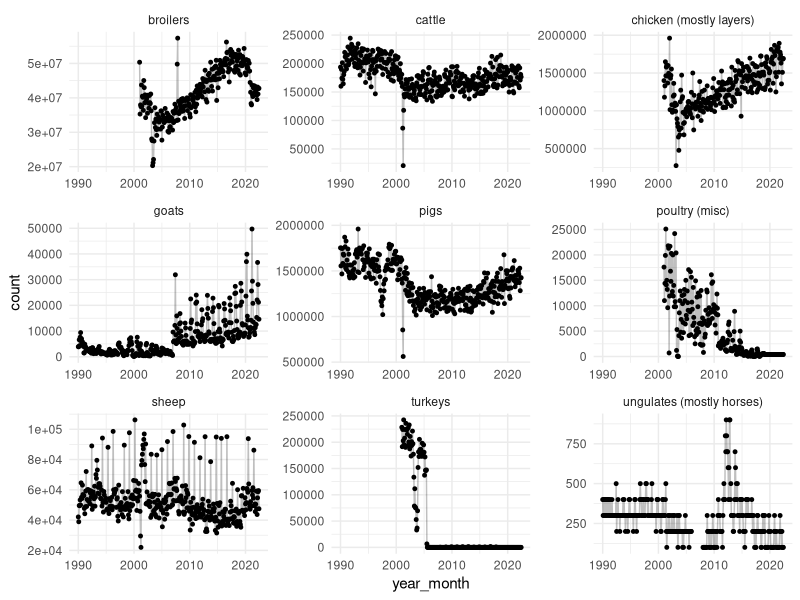
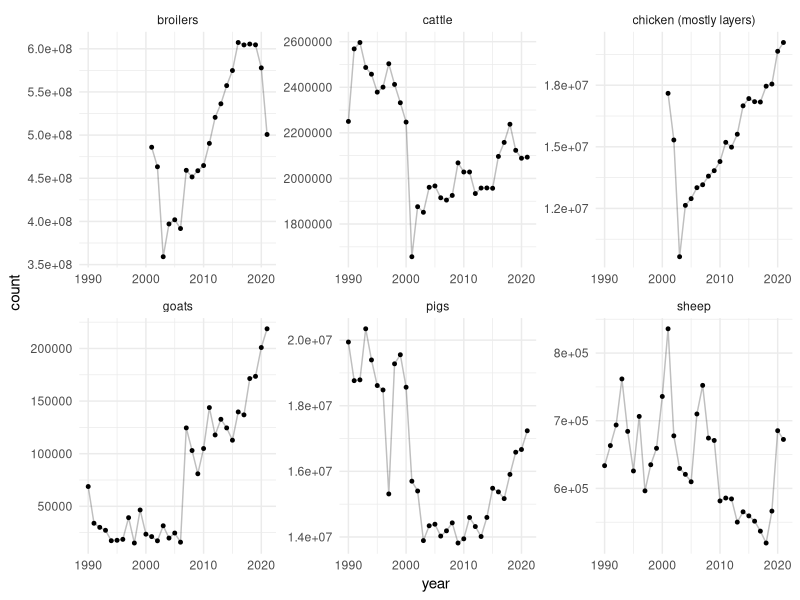

The R source for these figures, in order:
## ---- chunk 1
#| label: setup
#| message: false

# Load packages
library(tidyverse)

# Load data
data <- read_csv2("meat-production-netherlands.csv")

# Set default ggplot
theme_set(theme_minimal())
## ---- chunk 2
#| label: data-inspection
#| tbl-cap: First 6 rows of the data.
head(data)
## ---- chunk 3
#| label: rename-columns
data <- data %>%
  rename(
    animal = Slachtdieren,
    period = Perioden,
    count = `Aantal slachtingen (x 1 000)`
  ) %>%
  mutate(count = count * 1000)
## ---- chunk 4
#| label: inspect-count
data %>%
  count(period)
## ---- chunk 5
#| label: clean-period
data <- mutate(data,
    year = parse_number(period),
    month = str_remove(period, "[0-9]{4} ?"),
    final = if_else(str_detect(period, "\\*"), "no", "yes"),
    month = str_remove(month, "\\*"),
    month = recode(month,
      "augustus" = "august",
      "februari" = "february",
      "januari" = "january",
      "juli" = "july",
      "juni" = "june",
      "maart" = "march",
      "mei" = "may",
      "oktober" = "october",
    ),
    month = na_if(month, ""),
    period = NULL
  )
## ---- chunk 6
#| label: inspect-animals
count(data, animal)
## ---- chunk 7
#| label: clean-animals
data <- mutate(data, 
  animal = recode(animal, 
    "Eenhoevigen" = "ungulates (mostly horses)",
    "Geiten (totaal)" = "goats",
    "Kalkoenen" = "turkeys",
    "Kalveren jonger dan 9 maanden" = "calves (< 9 months)",
    "Kalveren van 9 tot en met 12 maanden" = "calves (9-12 months)",
    "Koeien" = "cows",
    "Overig pluimvee" = "poultry (misc)",
    "Overige kippen" = "chicken (mostly layers)",
    "Rundvee (totaal)" = "cattle",
    "Schapen incl. lammeren" = "sheep",
    "Schapenlammeren" = "lambs",
    "Stieren" = "bulls",
    "Totaal kalveren" = "calves",
    "Totaal volwassen runderen" = "adult cattle (total)",
    "Vaarzen" = "heifers",
    "Varkens (totaal)" = "pigs",
    "Vleeskuikens" = "broilers"
  )
)
## ---- chunk 8
#| label: remove-non-total-animals
data <- filter(data, !animal %in% c("adult cattle (total)", "cows", 
  "heifers", "bulls", "calves","calves (< 9 months)", 
  "calves (9-12 months)", "lambs")
)
## ---- chunk 9
#| label: inspect-animals-again
count(data, animal)
## ---- chunk 10
#| label: separate-data-frames
data_annual <- data %>%
  filter(is.na(month)) %>%
  select(-month)

data <- filter(data, !is.na(month))
## ---- chunk 11
#| label: add-year-month-column
data <- mutate(data,
  month = str_to_sentence(month),
  month = match(month, month.name),
  year_month = paste(year, month, "1", sep = "-"),
  year_month = lubridate::as_date(year_month),
  year_month = zoo::as.yearmon(year_month)
) 
## ---- chunk 12
#| label: plot-monthly-data
#| fig-cap: Number of slaughtered animals per month and animal
#| warning: false
ggplot(data, aes(x = year_month, y = count)) +
  geom_point(size = 1) +
  geom_line(alpha = .25) +
  facet_wrap(~ animal, scales = "free") 
## ---- chunk 13
#| label: plot-annual-data
#| fig-cap: Number of slaughtered animals per year and animal
#| warning: false
data_annual <- data_annual %>%
  filter(animal %in% c("broilers", "goats", "sheep", "cattle", "pigs", 
    "chicken (mostly layers)")
  ) %>%
  filter(final == "yes")

ggplot(data_annual, aes(x = year, y = count)) +
  geom_point(size = 1) +
  geom_line(alpha = .25) +
  facet_wrap(~ animal, scales = "free")
## ---- chunk 14
#| label: table-count-2021
#| tbl-cap: Number of slaughtered animals in 2021
data_annual %>%
  filter(year == 2021) %>%
  arrange(desc(count)) %>%
  select(animal, count)
## ---- chunk 15
#| label: total-count-2021
count_total_2021 <- data_annual %>%
  filter(year == 2021) %>%
  summarize(count_total = sum(count)) %>%
  pull(count_total)
